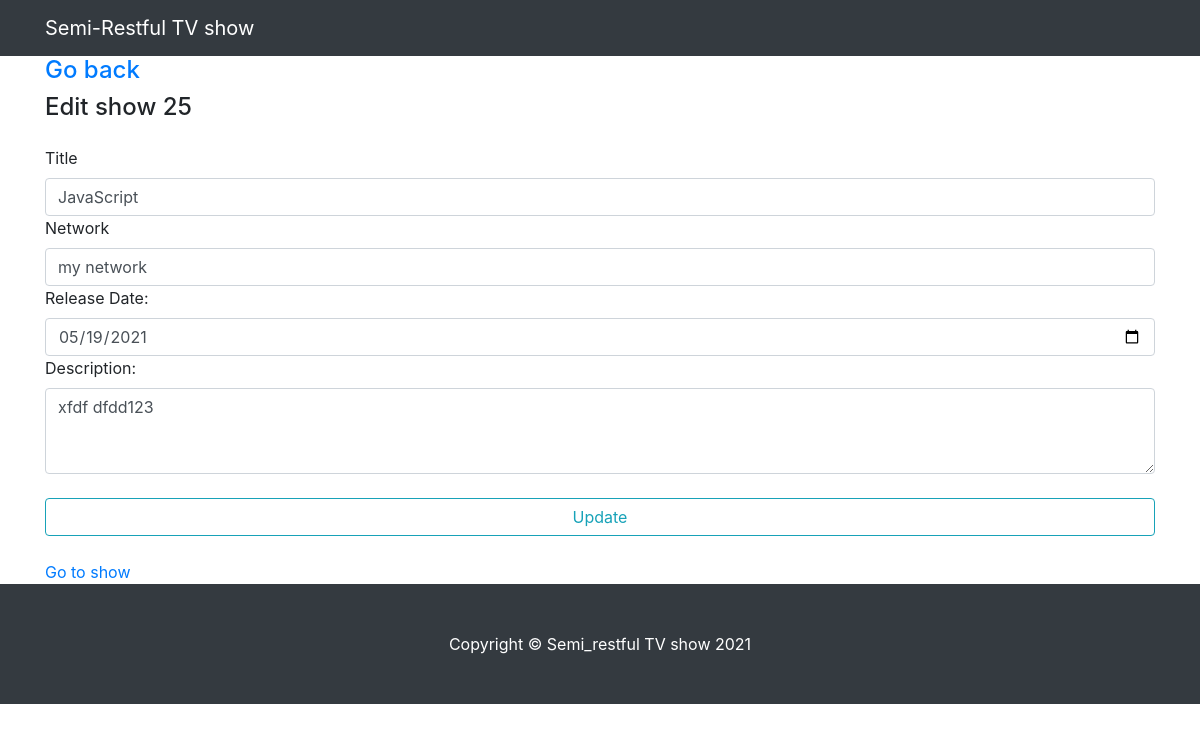
The app's page /shows/25/edit with its own data.
### TV_show_app/models.py (models this page shows, shortened)
class Show(models.Model):
    title = models.CharField(max_length=255)
    network = models.CharField(max_length=255)
    release_date = models.DateField()
    description = models.TextField()
    created_at = models.DateTimeField(auto_now_add=True)
    updated_at = models.DateTimeField(auto_now=True)
    objects = ShowManager()

### TV_show_app/views.py (the view, shortened to what this page needs)
# urls.py: path('<int:show_id>/edit' , views.edit),
def edit(request, show_id):
    show_to_edit = Show.objects.get(id=show_id)
    context = {
       'show': show_to_edit
    }
    return render(request, 'edit.html' , context)

### TV_show_app/templates/edit.html (shortened to what this page needs)
<!DOCTYPE html>
<html lang="en">
<head>
    <link rel="stylesheet" href="https://cdn.jsdelivr.net/npm/bootstrap@4.6.0/dist/css/bootstrap.min.css"> {% load static %}
    <link rel="stylesheet" href="{% static 'css/style.css' %}">
</head>
<body>
    <nav class="navbar navbar-expand-lg navbar-dark bg-dark">
        <div class="container">
            <a class="navbar-brand" href="#!">Semi-Restful TV show</a>
        </div>
    </nav>
    <div class="container">
        <h4><a href="/shows">Go back</a></h4>
        <p class="h4 mb-4">Edit show {{show.id}}</p>
        <form action="/shows/{{show.id }}/edit" method="post">
            <div class="md-form">
                <label for="form1">Title</label>
                <input type="text" id="form1" class="form-control" name="title" value="{{show.title }}">
            </div>
            <div class="md-form">
                <label for="form1">Network</label>
                <input type="text" id="form1" class="form-control" name="network" value="{{show.network}}">
            </div>
            <div class="md-form">
                <label for="form1">Release Date:</label>
                <input type="date" id="form1" class="form-control" name="release_date" value="{{show.release_date|date:'Y-m-d'}}">
            </div>
            <div class="md-form">
                <label for="description">Description:</label>
                <textarea id="description" class="form-control md-textarea" name="description" rows="3">{{show.description}}</textarea>
            </div>
            <div class="md-form">
                <button class="btn btn-outline-info btn-rounded btn-block my-4 waves-effect z-depth-0" type="submit">Update</button>
            </div>
        </form>
        <a href="/shows/{{ show.id }}">Go to show</a>
    </div>
    <footer class="py-5 bg-dark">
        <div class="container">
            <p class="m-0 text-center text-white">Copyright &copy; Semi_restful TV show 2021</p>
        </div>
    </footer>
</body>
</html>

### records on screen
Show: id "25", title "JavaScript", network "my network", release_date "05/19/2021", description "xfdf dfdd123"
